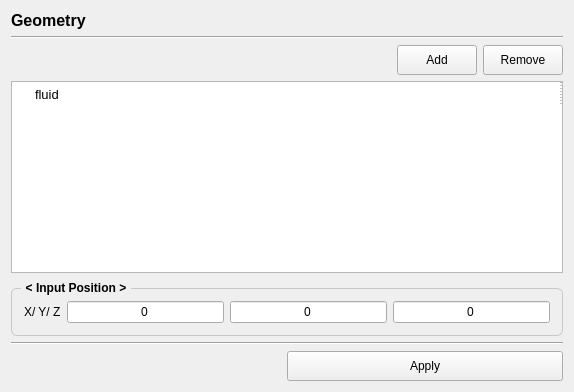
         <widget class="QWidget" name="page_geometry">
          <layout class="QVBoxLayout" name="verticalLayout_6">
           <item>
            <widget class="QLabel" name="title_2">
             <property name="font">
              <font>
               <pointsize>12</pointsize>
               <bold>true</bold>
              </font>
             </property>
             <property name="text">
              <string>Geometry</string>
             </property>
            </widget>
           </item>
           <item>
            <widget class="Line" name="line_5">
             <property name="orientation">
              <enum>Qt::Orientation::Horizontal</enum>
             </property>
            </widget>
           </item>
           <item>
            <layout class="QHBoxLayout" name="horizontalLayout_13">
             <item>
              <spacer name="horizontalSpacer_33">
               <property name="orientation">
                <enum>Qt::Orientation::Horizontal</enum>
               </property>
               <property name="sizeHint" stdset="0">
                <size>
                 <width>386</width>
                 <height>20</height>
                </size>
               </property>
              </spacer>
             </item>
             <item>
              <widget class="QPushButton" name="button_geometry_add">
               <property name="minimumSize">
                <size>
                 <width>0</width>
                 <height>30</height>
                </size>
               </property>
               <property name="text">
                <string>Add</string>
               </property>
              </widget>
             </item>
             <item>
              <widget class="QPushButton" name="button_geometry_remove">
               <property name="minimumSize">
                <size>
                 <width>0</width>
                 <height>30</height>
                </size>
               </property>
               <property name="text">
                <string>Remove</string>
               </property>
              </widget>
             </item>
            </layout>
           </item>
           <item>
            <widget class="QTreeWidget" name="tree_geometry">
             <property name="font">
              <font>
               <pointsize>10</pointsize>
               <bold>false</bold>
              </font>
             </property>
             <property name="styleSheet">
              <string notr="true"># Custom Style (Blue)
QTreeWidget{
    show-decoration-selected: 1;
}
QTreeWidget::item{
    height: 24px;
    border-right: 1px dotted grey;
}
QTreeWidget::item:hover {
    border: 1px solid #567dbc;
    /* border-left-color: transparent; */
    border-radius: 6px;
    /* background-color: lightblue; */
    background-color: qlineargradient(x1:0, y1:0, x2:1, y2:1, stop:0 #e7effd, stop:1 #cbdaf1);
    selection-color : black;
    /* padding-left: 1px; 기본으로 1px이 적용되어 있으므로 따로 추가할 필요는 없음 */
}
QTreeWidget::item:selected:active{
    background: qlineargradient(x1:0, y1:0, x2:1, y2:1, stop:0 #6ea1f1, stop:1 #3d87bf);
    border-radius: 6px;
}
QTreeWidget::item:selected:!active {
    background: qlineargradient(x1:0, y1:0, x2:1, y2:1, stop:0 #6b9be8, stop:1 #577fbf);
    border-radius: 6px;
}
</string>
             </property>
             <property name="alternatingRowColors">
              <bool>true</bool>
             </property>
             <attribute name="headerVisible">
              <bool>false</bool>
             </attribute>
             <column>
              <property name="text">
               <string>Name</string>
              </property>
             </column>
             <item>
              <property name="text">
               <string>fluid</string>
              </property>
             </item>
            </widget>
           </item>
           <item>
            <widget class="QGroupBox" name="AdvancedGroupBox_2">
             <property name="sizePolicy">
              <sizepolicy hsizetype="Preferred" vsizetype="Preferred">
               <horstretch>0</horstretch>
               <verstretch>0</verstretch>
              </sizepolicy>
             </property>
             <property name="maximumSize">
              <size>
               <width>16777215</width>
               <height>150</height>
              </size>
             </property>
             <property name="font">
              <font>
               <pointsize>9</pointsize>
               <bold>true</bold>
              </font>
             </property>
             <property name="styleSheet">
              <string notr="true">QGroupBox {
    border: 1px solid;
    border-radius: 6;
    margin-top: 9;
    border-color : #c8c8c8;
	padding: 3;   
}
QGroupBox::title {
    subcontrol-origin: margin;
    subcontrol-position: top left;
    left: 10;
    padding: 2 3;
}</string>
             </property>
             <property name="title">
              <string>&lt; Input Position &gt;</string>
             </property>
             <property name="checkable">
              <bool>false</bool>
             </property>
             <property name="checked">
              <bool>false</bool>
             </property>
             <layout class="QGridLayout" name="gridLayout_14" rowstretch="0">
              <item row="0" column="1">
               <layout class="QHBoxLayout" name="horizontalLayout_10">
                <property name="rightMargin">
                 <number>0</number>
                </property>
                <item>
                 <widget class="QLineEdit" name="edit_input_position_x">
                  <property name="sizePolicy">
                   <sizepolicy hsizetype="Expanding" vsizetype="Fixed">
                    <horstretch>0</horstretch>
                    <verstretch>0</verstretch>
                   </sizepolicy>
                  </property>
                  <property name="font">
                   <font>
                    <pointsize>9</pointsize>
                    <bold>false</bold>
                   </font>
                  </property>
                  <property name="text">
                   <string>0</string>
                  </property>
                  <property name="alignment">
                   <set>Qt::AlignmentFlag::AlignCenter</set>
                  </property>
                 </widget>
                </item>
                <item>
                 <widget class="QLineEdit" name="edit_input_position_y">
                  <property name="sizePolicy">
                   <sizepolicy hsizetype="Expanding" vsizetype="Fixed">
                    <horstretch>0</horstretch>
                    <verstretch>0</verstretch>
                   </sizepolicy>
                  </property>
                  <property name="font">
                   <font>
                    <pointsize>9</pointsize>
                    <bold>false</bold>
                   </font>
                  </property>
                  <property name="text">
                   <string>0</string>
                  </property>
                  <property name="alignment">
                   <set>Qt::AlignmentFlag::AlignCenter</set>
                  </property>
                 </widget>
                </item>
                <item>
                 <widget class="QLineEdit" name="edit_input_position_z">
                  <property name="sizePolicy">
                   <sizepolicy hsizetype="Expanding" vsizetype="Fixed">
                    <horstretch>0</horstretch>
                    <verstretch>0</verstretch>
                   </sizepolicy>
                  </property>
                  <property name="font">
                   <font>
                    <pointsize>9</pointsize>
                    <bold>false</bold>
                   </font>
                  </property>
                  <property name="text">
                   <string>0</string>
                  </property>
                  <property name="alignment">
                   <set>Qt::AlignmentFlag::AlignCenter</set>
                  </property>
                 </widget>
                </item>
               </layout>
              </item>
              <item row="0" column="0">
               <widget class="QLabel" name="label_83">
                <property name="font">
                 <font>
                  <pointsize>9</pointsize>
                  <bold>false</bold>
                 </font>
                </property>
                <property name="text">
                 <string>X/ Y/ Z</string>
                </property>
               </widget>
              </item>
             </layout>
            </widget>
           </item>
           <item>
            <widget class="Line" name="line_12">
             <property name="orientation">
              <enum>Qt::Orientation::Horizontal</enum>
             </property>
            </widget>
           </item>
           <item>
            <layout class="QHBoxLayout" name="horizontalLayout_14">
             <property name="topMargin">
              <number>0</number>
             </property>
             <item>
              <spacer name="horizontalSpacer_72">
               <property name="orientation">
                <enum>Qt::Orientation::Horizontal</enum>
               </property>
               <property name="sizeHint" stdset="0">
                <size>
                 <width>17</width>
                 <height>0</height>
                </size>
               </property>
              </spacer>
             </item>
             <item>
              <widget class="QPushButton" name="button_geometry_apply">
               <property name="sizePolicy">
                <sizepolicy hsizetype="Expanding" vsizetype="Fixed">
                 <horstretch>0</horstretch>
                 <verstretch>0</verstretch>
                </sizepolicy>
               </property>
               <property name="minimumSize">
                <size>
                 <width>0</width>
                 <height>30</height>
                </size>
               </property>
               <property name="font">
                <font>
                 <pointsize>9</pointsize>
                 <bold>false</bold>
                </font>
               </property>
               <property name="text">
                <string>Apply</string>
               </property>
              </widget>
             </item>
            </layout>
           </item>
           <item>
            <spacer name="verticalSpacer_5">
             <property name="orientation">
              <enum>Qt::Orientation::Vertical</enum>
             </property>
             <property name="sizeHint" stdset="0">
              <size>
               <width>0</width>
               <height>0</height>
              </size>
             </property>
            </spacer>
           </item>
          </layout>
         </widget>
